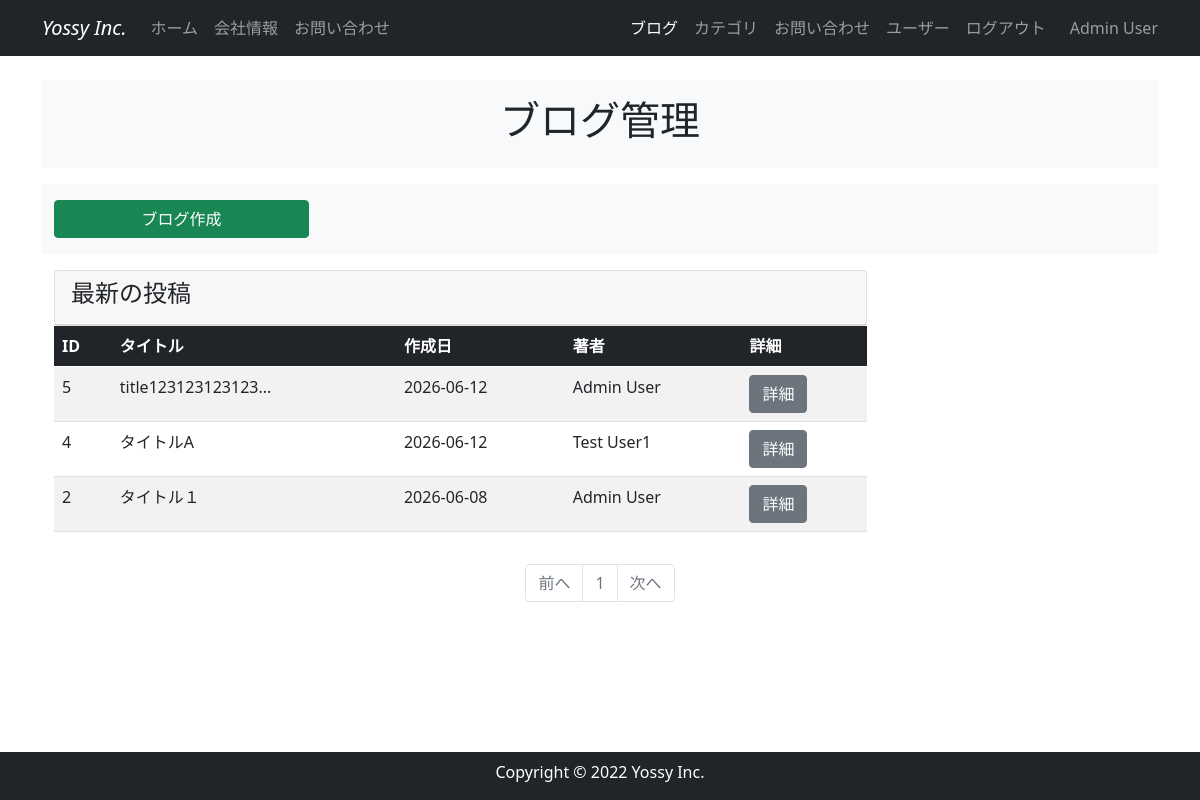
/blog_maintenance (signed in), run on the app's committed database.
### company_blog/models.py (models this page shows, shortened)
class User(db.Model, UserMixin):
    __tablename__ = "users"
    id = db.Column(db.Integer, primary_key=True)
    email = db.Column(db.String(64), unique=True, index=True)
    username = db.Column(db.String(64), unique=True, index=True)
    password_hash = db.Column(db.String(128))
    administrator = db.Column(db.String(1))
    post = db.relationship("BlogPost", backref="author", lazy="dynamic")
    @property
    def password(self):
        raise AttributeError("password is not a readable attribute")

class BlogPost(db.Model):
    __tablename__ = "blog_posts"
    id = db.Column(db.Integer, primary_key=True)
    user_id = db.Column(db.Integer, db.ForeignKey("users.id"))
    category_id = db.Column(db.Integer, db.ForeignKey("blog_categories.id"))
    date = db.Column(db.DateTime, default=datetime.now(timezone("Asia/Tokyo")))
    title = db.Column(db.String(140))
    text = db.Column(db.Text)
    summary = db.Column(db.String(140))
    featured_image = db.Column(db.String(140))

### company_blog/main/views.py (the view)
@main.route("/blog_maintenance")
@login_required
def blog_maintenance():
    page = request.args.get("page", 1, type=int)
    blog_posts = BlogPost.query.order_by(BlogPost.id.desc()).paginate(
        page=page, per_page=10
    )
    return render_template("blog_maintenance.html", blog_posts=blog_posts)

### company_blog/models.py (called while the page is built)
@login_manager.user_loader
def load_user(user_id):
    return User.query.get(int(user_id))

### company_blog/templates/blog_maintenance.html (shortened to what this page needs)
{% extends "base.html" %} {% block content %}
<header id="page-header">
  <div class="container my-3 py-3 bg-light">
    <div class="row">
      <div class="col-md-6 m-auto text-center">
        <h1>ブログ管理</h1>
      </div>
    </div>
  </div>
</header>
<section id="menu">
  <div class="container my-3 py-3 bg-light">
    <div class="row">
      <div class="col-md-3">
        <a
          href="{{ url_for('main.create_post') }}"
          class="btn btn-success w-100"
        >
          ブログ作成
        </a>
      </div>
    </div>
  </div>
</section>
<section id="list">
  <div class="container my-3">
    <div class="row">
      <div class="col-md-9">
        <div class="card">
          <div class="card-header">
            <h4>最新の投稿</h4>
          </div>
        </div>
        <div class="table-responsive">
          <table class="table table-striped text-nowrap">
            <thead class="table-dark">
              <tr>
                <th>ID</th>
                <th>タイトル</th>
                <th>作成日</th>
                <th>著者</th>
                <th>詳細</th>
              </tr>
            </thead>
            <tbody>
              {% for post in blog_posts.items %}
              <tr>
                <td>{{ post.id }}</td>
                <td>{{ post.title | truncate(20) }}</td>
                <td>{{ post.date.strftime('%Y-%m-%d') }}</td>
                <td>{{ post.author.username | truncate(10) }}</td>
                <td>
                  <a
                    href="{{ url_for('main.blog_post', blog_post_id=post.id) }}"
                    class="btn btn-secondary"
                    >詳細</a
                  >
                </td>
              </tr>
              {% endfor %}
            </tbody>
          </table>
        </div>
      </div>
    </div>
  </div>
</section>
<nav class="my-2" aria-label="Page navigation">
  <ul class="pagination justify-content-center">
    <li
      {%
      if
      blog_posts.has_prev
      %}class="page-item"
      {%
      else
      %}class="page-item disabled"
      {%
      endif
      %}
    >
      <a
        class="page-link"
        href="{% if blog_posts.has_prev %}{{ url_for('main.blog_maintenance', page=blog_posts.prev_num)}}{% else %}#{% endif %}"
        >前へ</a
      >
    </li>
    {% for page_num in blog_posts.iter_pages(left_edge=1, right_edge=1,
    left_current=1, right_current=2) %} {% if page_num %} {% if blog_posts.page
    == page_num %}
    <li class="page-item disabled">
      <a class="page-link" href="#">{{ page_num }}</a>
    </li>
    {% endif %} {% else %}
    <li class="page-item disabled">
      <a class="page-link" href="#">&hellip;</a>
    </li>
    {% endif %} {% endfor %}
    <li
      {%
      if
      blog_posts.has_next
      %}class="page-item"
      {%
      else
      %}class="page-item disabled"
      {%
      endif
      %}
    >
      <a
        class="page-link"
        href="{% if blog_posts.has_next %}{{ url_for('main.blog_maintenance', page=blog_posts.next_num)}}{% else %}#{% endif %}"
        >次へ</a
      >
    </li>
  </ul>
</nav>
{% endblock %}

### company_blog/templates/base.html (shortened to what this page needs)
<!DOCTYPE html>
<html lang="en">
<head>
    <link href="https://cdn.jsdelivr.net/npm/bootstrap@5.0.2/dist/css/bootstrap.min.css" rel="stylesheet"
>
</head>
<body>
    <nav class="navbar navbar-expand-lg navbar-dark bg-dark fixed-top">
        <div class="container">
            <a class="navbar-brand fst-italic" href="{{ url_for('main.index')}}">Yossy Inc.</a>
            <div class="collapse navbar-collapse" id="navbarNav">
                <ul class="navbar-nav">
                    <li class="nav-item">
                        <a class="nav-link {% if request.endpoint == 'main.index' %}active{% endif %}" href="{{ url_for('main.index')}}">ホーム</a>
                    </li>
                    <li class="nav-item">
                        <a class="nav-link {% if request.endpoint == 'main.info' %}active{% endif %}" href="{{ url_for('main.info') }}">会社情報</a>
                    </li>
                    <li class="nav-item">
                        <a class="nav-link {% if request.endpoint == 'main.inquiry' %}active{% endif %}" href="{{ url_for('main.inquiry') }}">お問い合わせ</a>
                    </li>
                </ul>
                <br>
                <ul class="navbar-nav ms-auto">
                    {% if current_user.is_authenticated %}
                    <li class="nav-item">
                        <a class="nav-link {% if request.endpoint == 'main.blog_maintenance' %}active{% endif %}" href="{{ url_for('main.blog_maintenance') }}">ブログ</a>
                    </li>
                    <li class="nav-item">
                        <a class="nav-link {% if request.endpoint == 'main.category_maintenance' %}active{% endif %}" href="{{ url_for('main.category_maintenance') }}">カテゴリ</a>
                    </li>
                    <li class="nav-item">
                        <a class="nav-link {% if request.endpoint == 'main.inquiry_maintenance' %}active{% endif %}" href="{{ url_for('main.inquiry_maintenance') }}">お問い合わせ</a>
                    </li>
                    <li class="nav-item">
                        <a class="nav-link {% if request.endpoint == 'users.user_maintenance' %}active{% endif %}" href="{{ url_for('users.user_maintenance') }}">ユーザー</a>
                    </li>
                    <li class="nav-item">
                        <a class="nav-link" href="{{ url_for('users.logout') }}">ログアウト</a>
                    </li>
                    <span class="navbar-text ms-3">
                        {{ current_user.username | truncate(10) }}
                    </span>
                    {% endif %}
                </ul>
            </div>
        </div>
    </nav>
    {% from "_formhelpers.html" import render_field %}
    <div class="container" style="padding-top: 4rem; padding-bottom: 4rem;">
        {% block content %}
        {% endblock %}
    </div>
    <footer id="footer" class="footer text-center pt-2 bg-dark fixed-bottom">
        <div class="container">
            <div class="row">
                <div class="col text-white">
                    <p>Copyright © 2022 Yossy Inc.</p>
                </div>
            </div>
        </div>
    </footer>
</body>
</html>

### data on the page
User: username "Admin User"
BlogPost: id "5", title "title123123123123...", date "2026-06-12", author.username "Admin User"
BlogPost: id "4", title "タイトルA", date "2026-06-12", author.username "Test User1"
BlogPost: id "2", title "タイトル１", date "2026-06-08", author.username "Admin User"

### other printed values
{{ page_num }} "1"
